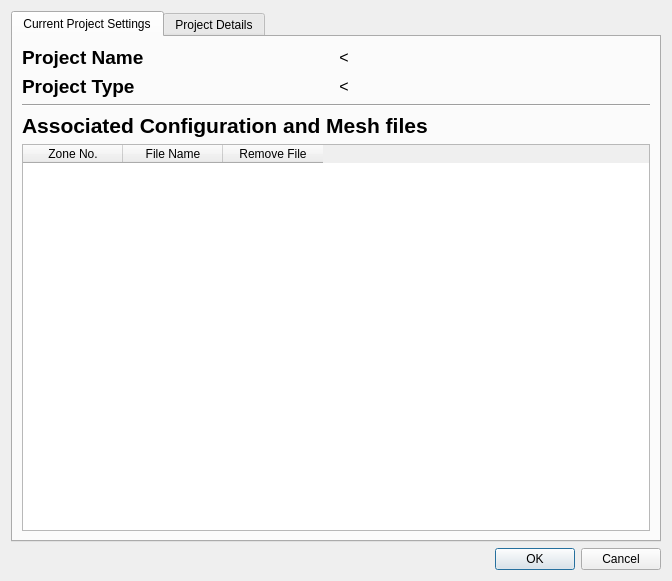
<?xml version="1.0" encoding="UTF-8"?>
<ui version="4.0">
 <class>ProjectSettingsDialog</class>
 <widget class="QDialog" name="ProjectSettingsDialog">
  <property name="geometry">
   <rect>
    <x>0</x>
    <y>0</y>
    <width>672</width>
    <height>581</height>
   </rect>
  </property>
  <property name="windowTitle">
   <string>Project Settings</string>
  </property>
  <layout class="QVBoxLayout" name="verticalLayout_6">
   <item>
    <widget class="QTabWidget" name="tabWidget">
     <property name="currentIndex">
      <number>0</number>
     </property>
     <widget class="QWidget" name="settingsTab">
      <attribute name="title">
       <string>Current Project Settings</string>
      </attribute>
      <layout class="QVBoxLayout" name="verticalLayout_3">
       <item>
        <layout class="QVBoxLayout" name="verticalLayout_2">
         <item>
          <layout class="QVBoxLayout" name="verticalLayout">
           <item>
            <layout class="QHBoxLayout" name="horizontalLayout">
             <item>
              <widget class="QLabel" name="label_2">
               <property name="font">
                <font>
                 <pointsize>14</pointsize>
                 <weight>75</weight>
                 <bold>true</bold>
                </font>
               </property>
               <property name="text">
                <string>Project Name</string>
               </property>
              </widget>
             </item>
             <item>
              <widget class="QLabel" name="projectNameLabel">
               <property name="font">
                <font>
                 <pointsize>12</pointsize>
                 <italic>true</italic>
                </font>
               </property>
               <property name="text">
                <string>&lt;&lt;Fill with the project name</string>
               </property>
              </widget>
             </item>
            </layout>
           </item>
           <item>
            <layout class="QHBoxLayout" name="horizontalLayout_2">
             <item>
              <widget class="QLabel" name="label_3">
               <property name="font">
                <font>
                 <pointsize>14</pointsize>
                 <weight>75</weight>
                 <bold>true</bold>
                </font>
               </property>
               <property name="text">
                <string>Project Type</string>
               </property>
              </widget>
             </item>
             <item>
              <widget class="QLabel" name="projectTypeLabel">
               <property name="font">
                <font>
                 <pointsize>12</pointsize>
                 <italic>true</italic>
                </font>
               </property>
               <property name="text">
                <string>&lt;&lt;Fill with the project Type</string>
               </property>
              </widget>
             </item>
            </layout>
           </item>
           <item>
            <widget class="Line" name="line">
             <property name="orientation">
              <enum>Qt::Horizontal</enum>
             </property>
            </widget>
           </item>
          </layout>
         </item>
         <item>
          <widget class="QLabel" name="label_4">
           <property name="font">
            <font>
             <pointsize>16</pointsize>
             <weight>75</weight>
             <bold>true</bold>
            </font>
           </property>
           <property name="text">
            <string>Associated Configuration and Mesh files</string>
           </property>
          </widget>
         </item>
         <item>
          <widget class="QTableWidget" name="associatedFileTable">
           <column>
            <property name="text">
             <string>Zone No.</string>
            </property>
           </column>
           <column>
            <property name="text">
             <string>File Name</string>
            </property>
           </column>
           <column>
            <property name="text">
             <string>Remove File</string>
            </property>
           </column>
          </widget>
         </item>
        </layout>
       </item>
      </layout>
     </widget>
     <widget class="QWidget" name="projectDetailsTab">
      <attribute name="title">
       <string>Project Details</string>
      </attribute>
      <layout class="QVBoxLayout" name="verticalLayout_5">
       <item>
        <widget class="QLabel" name="label_5">
         <property name="text">
          <string>Enter your own comments about this project. They will appear in your configuration files</string>
         </property>
        </widget>
       </item>
       <item>
        <layout class="QHBoxLayout" name="horizontalLayout_3">
         <item>
          <widget class="QLabel" name="projectTitleLabel">
           <property name="sizePolicy">
            <sizepolicy hsizetype="Fixed" vsizetype="Fixed">
             <horstretch>0</horstretch>
             <verstretch>0</verstretch>
            </sizepolicy>
           </property>
           <property name="minimumSize">
            <size>
             <width>100</width>
             <height>20</height>
            </size>
           </property>
           <property name="maximumSize">
            <size>
             <width>100</width>
             <height>20</height>
            </size>
           </property>
           <property name="font">
            <font>
             <weight>75</weight>
             <bold>true</bold>
            </font>
           </property>
           <property name="text">
            <string>Project Title</string>
           </property>
          </widget>
         </item>
         <item>
          <widget class="QLineEdit" name="projectTitleLineEdit"/>
         </item>
        </layout>
       </item>
       <item>
        <layout class="QHBoxLayout" name="horizontalLayout_4">
         <item>
          <widget class="QLabel" name="authorLabel">
           <property name="sizePolicy">
            <sizepolicy hsizetype="Fixed" vsizetype="Fixed">
             <horstretch>0</horstretch>
             <verstretch>0</verstretch>
            </sizepolicy>
           </property>
           <property name="minimumSize">
            <size>
             <width>100</width>
             <height>20</height>
            </size>
           </property>
           <property name="maximumSize">
            <size>
             <width>100</width>
             <height>20</height>
            </size>
           </property>
           <property name="font">
            <font>
             <weight>75</weight>
             <bold>true</bold>
            </font>
           </property>
           <property name="text">
            <string>Author</string>
           </property>
          </widget>
         </item>
         <item>
          <widget class="QLineEdit" name="authorLineEdit"/>
         </item>
        </layout>
       </item>
       <item>
        <layout class="QHBoxLayout" name="horizontalLayout_5">
         <item>
          <widget class="QLabel" name="startingDateLabel">
           <property name="sizePolicy">
            <sizepolicy hsizetype="Fixed" vsizetype="Fixed">
             <horstretch>0</horstretch>
             <verstretch>0</verstretch>
            </sizepolicy>
           </property>
           <property name="minimumSize">
            <size>
             <width>100</width>
             <height>20</height>
            </size>
           </property>
           <property name="maximumSize">
            <size>
             <width>100</width>
             <height>20</height>
            </size>
           </property>
           <property name="font">
            <font>
             <weight>75</weight>
             <bold>true</bold>
            </font>
           </property>
           <property name="text">
            <string>Starting date</string>
           </property>
          </widget>
         </item>
         <item>
          <widget class="QLineEdit" name="startingDateLineEdit"/>
         </item>
        </layout>
       </item>
       <item>
        <layout class="QVBoxLayout" name="verticalLayout_4">
         <item>
          <widget class="QLabel" name="otherDetailsLabel">
           <property name="font">
            <font>
             <weight>75</weight>
             <bold>true</bold>
            </font>
           </property>
           <property name="text">
            <string>Other Details</string>
           </property>
          </widget>
         </item>
         <item>
          <widget class="QTextEdit" name="otherDetailsTexEdit"/>
         </item>
        </layout>
       </item>
      </layout>
     </widget>
    </widget>
   </item>
   <item>
    <widget class="QDialogButtonBox" name="buttonBox">
     <property name="orientation">
      <enum>Qt::Horizontal</enum>
     </property>
     <property name="standardButtons">
      <set>QDialogButtonBox::Cancel|QDialogButtonBox::Ok</set>
     </property>
    </widget>
   </item>
  </layout>
 </widget>
 <resources/>
 <connections>
  <connection>
   <sender>buttonBox</sender>
   <signal>accepted()</signal>
   <receiver>ProjectSettingsDialog</receiver>
   <slot>accept()</slot>
   <hints>
    <hint type="sourcelabel">
     <x>248</x>
     <y>254</y>
    </hint>
    <hint type="destinationlabel">
     <x>157</x>
     <y>274</y>
    </hint>
   </hints>
  </connection>
  <connection>
   <sender>buttonBox</sender>
   <signal>rejected()</signal>
   <receiver>ProjectSettingsDialog</receiver>
   <slot>reject()</slot>
   <hints>
    <hint type="sourcelabel">
     <x>316</x>
     <y>260</y>
    </hint>
    <hint type="destinationlabel">
     <x>286</x>
     <y>274</y>
    </hint>
   </hints>
  </connection>
 </connections>
</ui>
